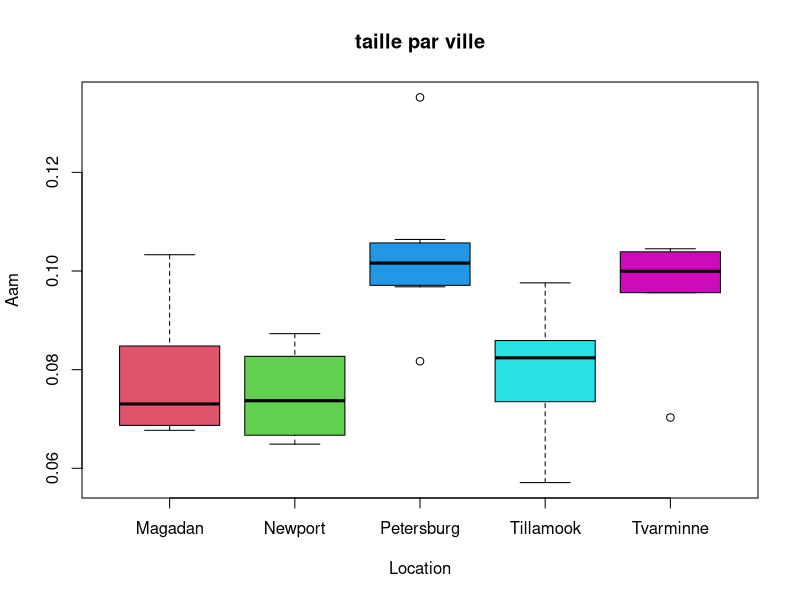

Write R code to recreate this figure.
## ---- chunk 1
library(readxl)
mytilus = as.data.frame(read_excel("mytilus.xlsx"))
mytilus

colnames(mytilus)
table(mytilus$Location)
summary(mytilus$Aam)
summary(mytilus)

mytilus$Location=factor(mytilus$Location) #transformer la variable nominale en facteur

summary(mytilus)# nv résumé


## ---- chunk 2
boxplot(Aam ~Location, mytilus, main="taille par ville", col= 1:5+1)
